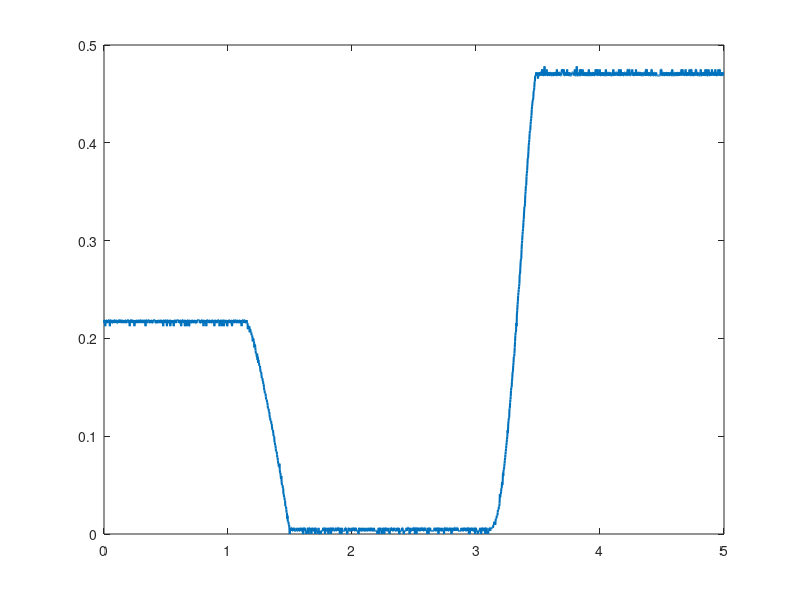

This chart was generated by the following MATLAB code: (Note: this script raises an error after producing the figure.)
%------------------- SETUP FOR FIGURE HOLD & CLEANUP ----------------------
for folding = true
    if exist('a','var') == 1
        if ishandle(a)
            p = get(a, 'Position')
        end
    end
    if exist('b','var') == 1
        if ishandle(b)
        q = get(b, 'Position')
        end
    end

    close all;
    clearvars -except p q
    clc;
end

%% ---------------------- READING DATA FROM FILE --------------------------

data = csvread('PRINT_05.CSV');

time = data(:,1)+5;  %making the time Possitive
voltage = data(:,2);

%% -------------------------- PLOTTING DATA -------------------------------

for folding = true
    if exist('p','var') == 1
        set(0, 'DefaultFigurePosition', p)
    end
end %<--setting figure position

a = figure;
plot(time, voltage, 'linewidth', 1.5);
%%
hold on;

%---------------------- CALCULATING CONSTANT VALUES -----------------------

Vmin =    mean(voltage( 641:1241,1)) %voltage mean from 1.6 to 3.1 in time

Vmax =    mean(voltage(1441:2000,1)) %voltage mean from 3.6 to 10 in time

equVolt = mean(voltage(   2: 441,1)) %voltage mean from 0 to 1.1 in time

middleVolt = ( (Vmax-Vmin)/2 ) +Vmin  %mid-range voltage

%---------------------- PLOTTING REFFERENCE LINES -------------------------

Ymin = zeros(size(voltage))+Vmin;
plot(time, Ymin,...
'linestyle', '--', 'linewidth', 1.2, 'color', '[ .2 .2 .2 ]');

Ymax = zeros(size(voltage))+Vmax;
plot(time, Ymax,...
'linestyle', '--', 'linewidth', 1.2, 'color', 'r');

Yequ = zeros(size(voltage))+equVolt;
plot(time, Yequ,...
'linestyle', '--', 'linewidth', 1.2, 'color', '[ 0 .6 0 ]');

Ymiddle = zeros(size(voltage))+middleVolt;
plot(time, Ymiddle,...
'linestyle', '--', 'linewidth', 1.2, 'color', '[ .6 0 .6 ]');

%% ---------------------------- PLOT SETTINGS -------------------------------

%limmiting the axes
%ylim([-.1 .5])
%xlim([ 0 3 ])

%title and axis labels added
title('Potentiometer Test')
xlabel('Time (s)')
ylabel('Voltage (V)')

%adding legend
legend('Angular movement in volt',...
       'Lower limmit',...
       'Upper limmit',...
       'Equlibrium point',...
       'Mid-range',...
       'Location', 'northwest' )

%setting grid style
grid on, grid minor;
set(gca,'GridLineStyle',':', 'GridColor', 'k', 'GridAlpha', .6)

hold off;

%% ---------------------- FURTHER CALCULATIONS ----------------------------

%Prints out the voltage offset
offsetVolt = middleVolt-equVolt

%Calculating resolution for convertion to rad and deg:
resRad = (1.5769)/(Vmax-Vmin)
resDeg = 90.35/(Vmax-Vmin)

%Calculating 10 deg from equlibrium point on either side:
tenDegFromEquRight = (-10-3.7)/resDeg  +  equVolt  % = 0.1651
tenDegFromEquLeft  = ( 10-3.7)/resDeg  +  equVolt  % = 0.2679

%% ----------------------- GENERAL CONVERTION -----------------------------

%----- TO VOLTAGE ------------------------

%Degrees to Voltage                             % Remember to take the
%Volt = (inputDeg)/resDeg  +  equVolt           % offset (3.7 deg) into
                                                % account (see graphs)
%Radians to Voltage
% Volt = (inputRad)/resRad  +  equVolt


%----- TO ANGLE --------------------------

%Voltage to Degrees
% Deg = (inputVolt - equVolt)*resDeg;

%Voltage to Radians
% Rad = (inputVolt - equVolt)*resRad;


%% -------------------------- EXAMPLE USE ---------------------------------

rad = (data(:,2) - equVolt)*resRad;
deg = (data(:,2) - equVolt)*resDeg;


%% ---------------------- PLOTTING THE EXAMPLE ----------------------------

for folding = true 
    if exist('q','var') == 1
        set(0, 'DefaultFigurePosition', q)
    end
end %<--setting figure position

b = figure;
subplot(1,2,1)
plot(time,deg)
%setting grid style
grid on, grid minor;
set(gca,...
    'GridLineStyle',':',...
    'GridColor', 'k',...
    'GridAlpha', .6,...
    'YTick', (-50:5:50),...
    'YLim', [ -45 55 ],...
    'XLim', [ 0  5 ])
title('Degree Range of Cubli')
xlabel('Time (s)')
ylabel('Degrees (^\circ)')

hold on;%---------- PLOTTING REFFERENCE LINES -----------------------------

YminDeg = (Ymin - equVolt) * resDeg;
plot(time, YminDeg,...
'linestyle', '--', 'linewidth', 1.2, 'color', '[ .2 .2 .2 ]');

YmaxDeg = (Ymax - equVolt) * resDeg;
plot(time, YmaxDeg,...
'linestyle', '--', 'linewidth', 1.2, 'color', 'r');

YequDeg = (Yequ - equVolt) * resDeg;
plot(time, YequDeg,...
'linestyle', '--', 'linewidth', 1.2, 'color', '[ 0 .6 0 ]');

YmiddleDeg = (Ymiddle - equVolt) * resDeg;
plot(time, YmiddleDeg,...
'linestyle', '--', 'linewidth', 1.2, 'color', '[ .6 0 .6 ]');

hold off;%-----------------------------------------------------------------

subplot(1,2,2)
plot(time,rad)
%setting grid style
grid on, grid minor;
set(gca,...
    'GridLineStyle',':',...
    'GridColor', 'k',...
    'GridAlpha', .6,...
    'YTick', (-8:.1:8),...
    'YLim', [ -.79 .95 ],...
    'XLim', [ 0  5 ])
title('Radian Range of Cubli')
xlabel('Time (s)')
ylabel('Radians (rad)')

hold on;%---------- PLOTTING REFFERENCE LINES -----------------------------

YminRad = (Ymin - equVolt) * resRad;
plot(time, YminRad,...
'linestyle', '--', 'linewidth', 1.2, 'color', '[ .2 .2 .2 ]');

YmaxRad = (Ymax - equVolt) * resRad;
plot(time, YmaxRad,...
'linestyle', '--', 'linewidth', 1.2, 'color', 'r');

YequRad = (Yequ - equVolt) * resRad;
plot(time, YequRad,...
'linestyle', '--', 'linewidth', 1.2, 'color', '[ 0 .6 0 ]');

YmiddleRad = (Ymiddle - equVolt) * resRad;
plot(time, YmiddleRad,...
'linestyle', '--', 'linewidth', 1.2, 'color', '[ .6 0 .6 ]');

hold off;%-----------------------------------------------------------------

set(groot,'DefaultFigurePosition','remove')%<--Resets default fig position